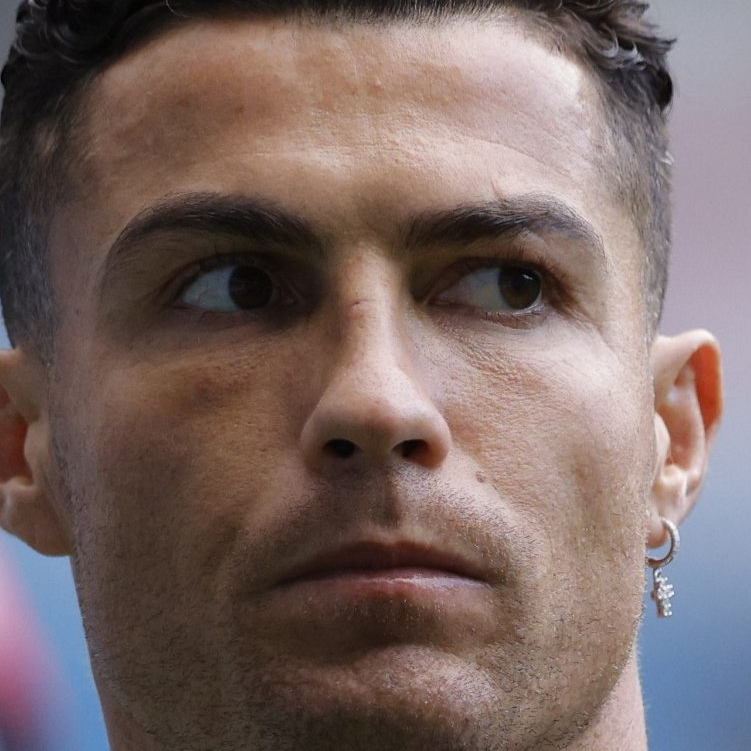
#> input picture Model/F_Data/Cropped/cristiano ronaldo/cristiano ronaldo10.png, 751 x 751 px, given in place of goat.jpg, which was not available
$ jupyter execute --allow-errors Footballer_Classifier_Model.ipynb   (shell and % lines are left out)
#> lines starting #> are read from the running program, lines starting #| are printed output that depends on the picture; after the words box and inside, x2 and y2 are one past the last pixel; in counts of white or black regions, pixels touching at a corner belong together; pictures that were not available may be replaced by others from this repository, and a replacement may not be noted
[cell 1]
import cv2 as cv
import numpy as np
import matplotlib
from matplotlib import pyplot as plt

[cell 2]
img = cv.imread(r'C:\Users\DCL\Footballer Recognizer\Model\F_Data\messi\goat.jpg')
#> img is the input picture: shape (751, 751, 3); mean B, G, R 99.8, 103.2, 121.1
#img = cv.imdecode(np.fromfile('C:\Users\DCL\Footballer Recognizer\Model\F_Data\messi\ssi.jpg', dtype=np.uint8), cv2.IMREAD_UNCHANGED)
#cv.imshow('img', img)
img.shape
#> Out = (751, 751, 3)

[cell 3]
plt.imshow(img)

[cell 4]
gray = cv.cvtColor(img, cv.COLOR_BGR2GRAY)
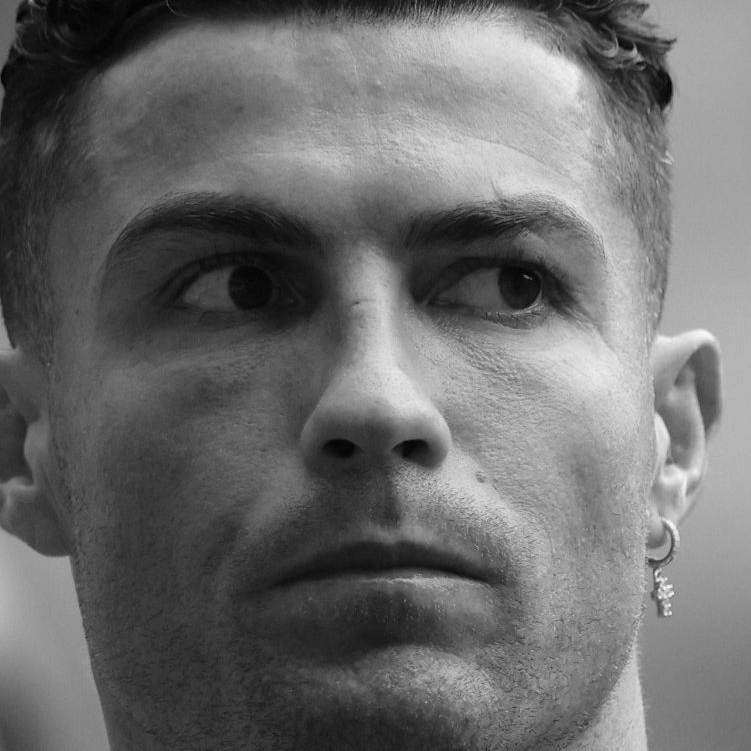
#> gray: shape (751, 751); min 1, max 252, mean 108.2
gray.shape
#> Out = (751, 751)

[cell 5]
gray

[cell 6]
plt.imshow(gray, cmap='gray')

[cell 7]
face_cascade = cv.CascadeClassifier(r'C:\Users\DCL\Footballer Recognizer\Model\haar_face.xml')
eye_cascade = cv.CascadeClassifier(r'C:\Users\DCL\Footballer Recognizer\Model\haar_eyes.xml')
faces = face_cascade.detectMultiScale(gray, 1.3, 5)
#> faces = [[60, 42, 643, 643]]
#eyes = eye_cascade.detectMultiScale(gray, 1.3, 5)
faces
#> Out = [[60, 42, 643, 643]]
#eyes

[cell 8]
(x, y, w, h) = faces[0]
#> x = 60; y = 42; w = 643; h = 643
x, y, w, h
#> Out = (60, 42, 643, 643)

[cell 9]
face_img = cv.rectangle(img, (x,y),(x+w,y+h), (0,255,0), 2)
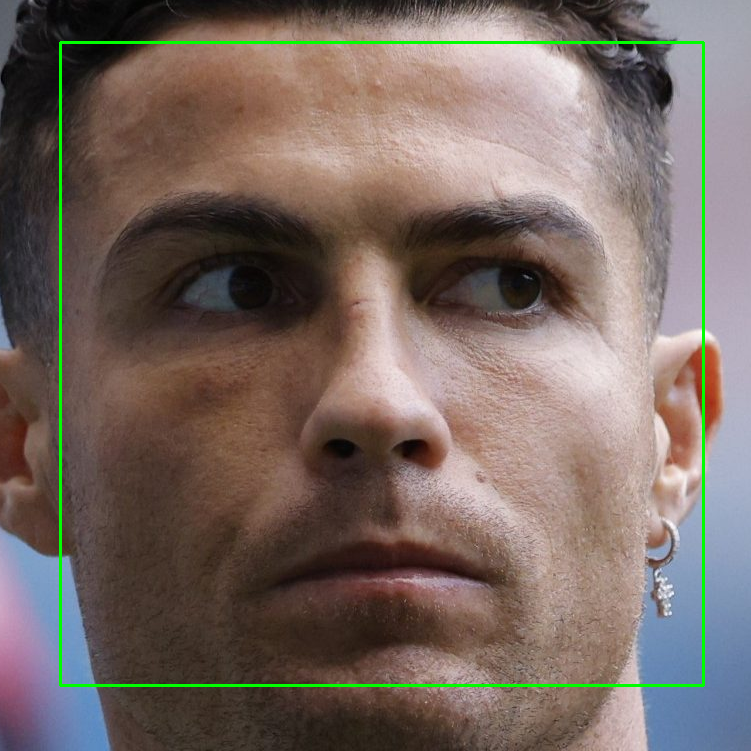
#> face_img: shape (751, 751, 3); mean B, G, R 98.2, 105.1, 119.4
plt.imshow(face_img)
#roi_gray = gray[y:y+h, x:x+w]
#plt.imshow(roi_gray)
#cv.destroyAllWindows()

[cell 10]
#cv.destroyAllWindows()
for (x, y, w, h) in faces:
    face_img = cv.rectangle(img, (x, y), (x+w, y+h), (0,255,0), 1)
    roi_gray = gray[y:y+h, x:x+w]
    roi_color = face_img[y:y+h, x:x+w]
    eyes = eye_cascade.detectMultiScale(roi_gray)
    for (ex, ey, ew, eh) in eyes:
        cv.rectangle(roi_color, (ex, ey), (ex+ew, ey+eh), (0, 0,255), 1)
#> this loop made 1 pass
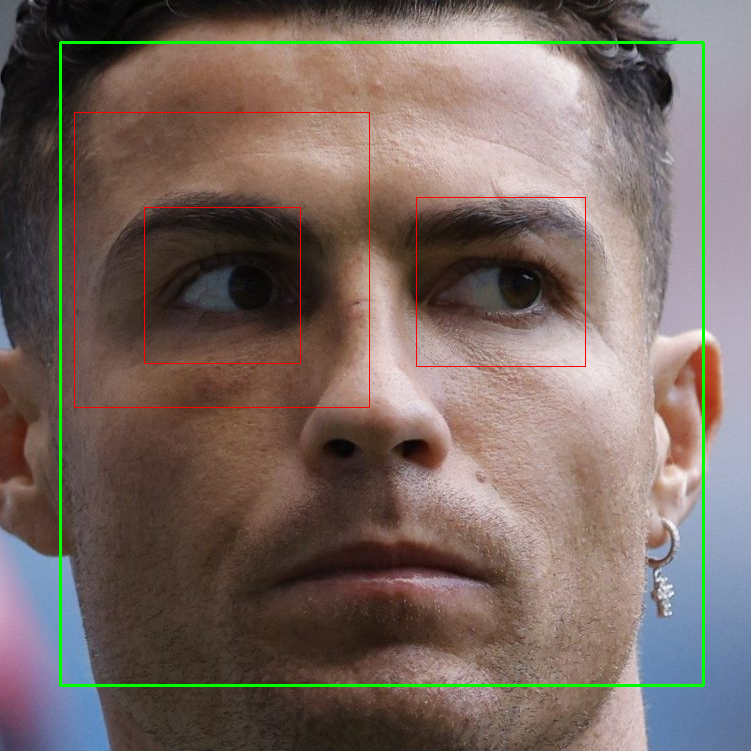
#> img: shape (751, 751, 3); 0.44% of pixels changed, all inside (x1, y1, x2, y2) = (74, 112, 586, 408)
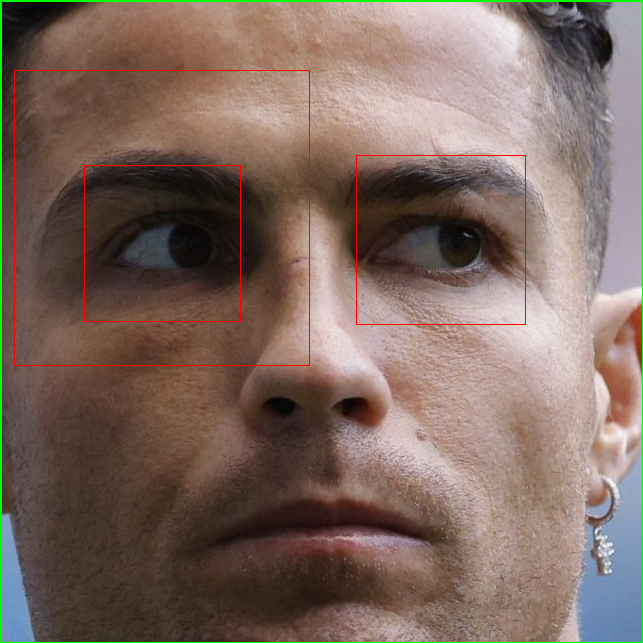
#> roi_color: shape (643, 643, 3); mean B, G, R 96.4, 105.8, 126.2


plt.figure()
plt.imshow(face_img, cmap='gray')
plt.show()

[cell 11]
plt.imshow(roi_color, cmap='gray')

[cell 12]
def get_cropped_image_if_2_eyes(image_path):
    img = cv.imread(image_path, 1)


    gray = cv.cvtColor(img, cv.COLOR_BGR2GRAY)
    faces = face_cascade.detectMultiScale(gray, 1.3, 5)
#> faces = [[60, 42, 643, 643]]
    for (x, y, w, h) in faces:
        roi_gray = gray[y:y+h, x:x+w]
        roi_color = img[y:y+h, x:x+w]
        eyes = eye_cascade.detectMultiScale(roi_gray)
        if len(eyes)>=2:
            return roi_color

[cell 13]
cropped_img = get_cropped_image_if_2_eyes(r'C:\Users\DCL\Footballer Recognizer\Model\F_Data\messi\goat.jpg')
plt.imshow(cropped_img)

[cell 14]
path_to_data = './F_Data/'
path_to_cr_data = './F_Data/Cropped/'

[cell 15]
import os
img_dirs = []
for entry in os.scandir(path_to_data):
    if entry.is_dir():
        img_dirs.append(entry.path)

[cell 16]
img_dirs

[cell 17]
import shutil
if os.path.exists(path_to_cr_data):
    shutil.rmtree(path_to_cr_data)
os.mkdir(path_to_cr_data)

[cell 18]
cropped_image_dirs = []
celebrity_file_names_dict = {}
for img_dir in img_dirs:
    celebrity_name = img_dir.split('/')[-1]
    print(celebrity_name)
    count = 1
    celebrity_file_names_dict[celebrity_name] = []

    for entry in os.scandir(img_dir):
        print(entry.path)
        roi_color = get_cropped_image_if_2_eyes(entry.path)
#> call 2 of get_cropped_image_if_2_eyes, with image_path = './F_Data/Cropped/cristiano ronaldo'
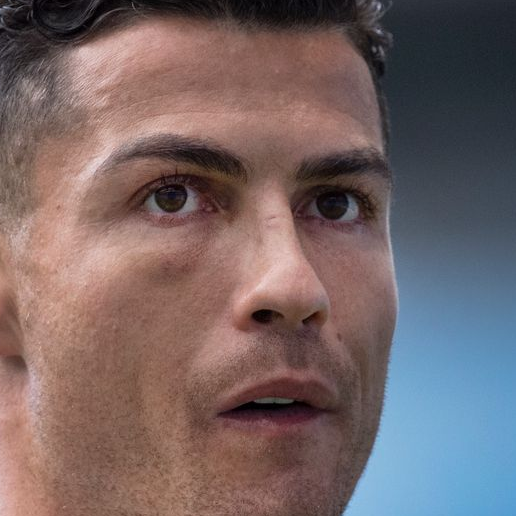
#> input picture Model/F_Data/Cropped/cristiano ronaldo/cristiano ronaldo11.png, 516 x 516 px, given in place of cristiano ronaldo, which was not available
#> in get_cropped_image_if_2_eyes, img is the input picture: shape (516, 516, 3); mean B, G, R 101.9, 101.3, 118
#> in get_cropped_image_if_2_eyes (call 2), `gray = cv.cvtColor(img, cv.COLOR_BGR2GRAY)`:
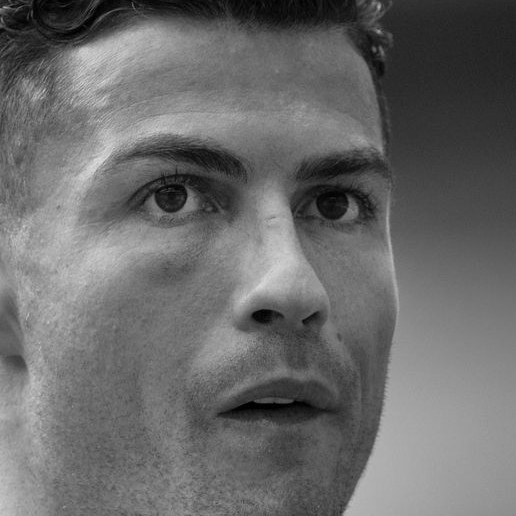
#> gray: shape (516, 516); min 0, max 221, mean 106.4
#> in get_cropped_image_if_2_eyes (call 2), `faces = face_cascade.detectMultiScale(gray, 1.3, 5)`: faces = ()
        if roi_color is not None:
            cropped_folder = path_to_cr_data + celebrity_name
            if not os.path.exists(cropped_folder):
                os.makedirs(cropped_folder)
                cropped_image_dirs.append(cropped_folder)
                print('--------------------------------------------------------------------------------------------------------------------------->')
                print('Generating cropped images in folder: ', cropped_folder)
            cropped_file_name = celebrity_name + str(count) + '.png'
            cropped_file_path = cropped_folder + '/' + cropped_file_name

            cv.imwrite(cropped_file_path, roi_color)
            celebrity_file_names_dict[celebrity_name].append(cropped_file_path)
            count +=1

[cell 19]
import pywt

[cell 20]
def w2d(img, mode='haar', level=1):
#> called with mode = 'db1', level = 5
    imArray = img

    imArray = cv.cvtColor(imArray, cv.COLOR_RGB2GRAY)
    imArray = np.float32(imArray)

    imArray /= 255
    coeffs = pywt.wavedec2(imArray, mode, level)

    coeffs_H = list(coeffs)
    coeffs_H[0] *= 0

    imArray_H = pywt.waverec2(coeffs_H, mode)
    imArray_H *= 255
    imArray_H = np.uint8(imArray_H)
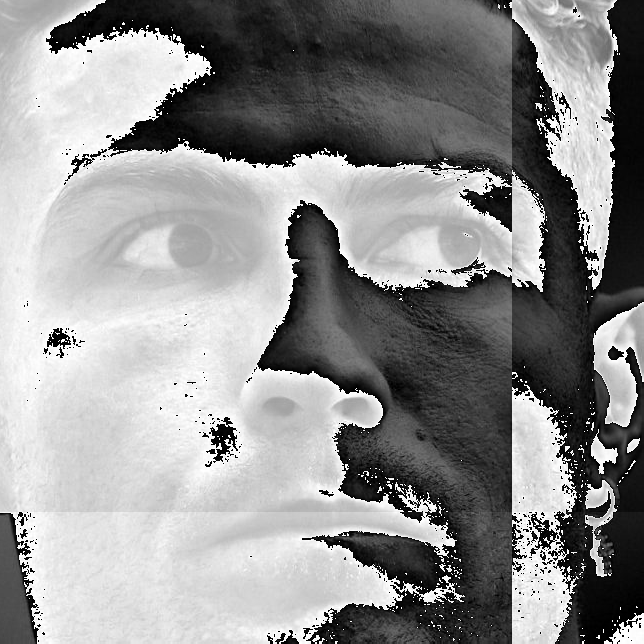
#> imArray_H: shape (644, 644); min 0, max 255, mean 143.1

    return imArray_H

[cell 21]
im_har = w2d(cropped_img, 'db1', 5)

[cell 22]
plt.imshow(im_har, cmap='gray')

[cell 23]
celebrity_file_names_dict

[cell 24]
cropped_img_dirs = []
for entry in os.scandir(path_to_cr_data):
    if entry.is_dir():
        cropped_img_dirs.append(entry.path)
#> pass 2 of the loop `for entry in os.scandir(path_to_cr_data):`:

[cell 25]
cropped_img_dirs
count = 0
class_dict = {}
for cropped_img_dir in cropped_img_dirs:
    celebrity_name = cropped_img_dir.split('/')[-1]
    #print(celebrity_name)
    #print(count)
    class_dict[celebrity_name] = count
    count += 1
class_dict

[cell 26]
X,y = [], []
for cropped_img_dir in cropped_img_dirs:
    celebrity_name = cropped_img_dir.split('/')[-1]
    print(celebrity_name)
    for training_img in os.scandir(cropped_img_dir):
        image = cv.imread(training_img.path)
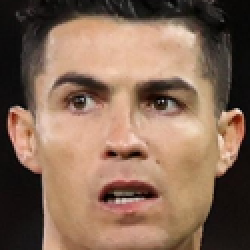
#> input picture Model/F_Data/Cropped/cristiano ronaldo/cristiano ronaldo13.png, 125 x 125 px (shown 2 times larger)
#> image is the input picture: shape (125, 125, 3); mean B, G, R 86.9, 105.6, 134.1
        scalled_raw_img = cv.resize(image, (32,32))
        img_har = w2d(image, 'db1', 5)
#> call 2 of w2d, with mode = 'db1', level = 5
#> in w2d (call 2), `imArray = cv.cvtColor(imArray, cv.COLOR_RGB2GRAY)`:
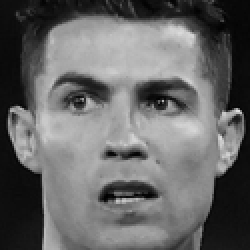
#> imArray: shape (125, 125) (shown 2 times larger); min 1, max 226, mean 103.3
        img_har_scalled = cv.resize(img_har, (32,32))
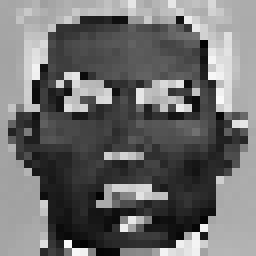
#> img_har_scalled: shape (32, 32) (shown 8 times larger); min 3, max 250, mean 109.7
        combined_img = np.vstack((scalled_raw_img.reshape(32*32*3,1),img_har_scalled.reshape(32*32,1)))
        X.append(combined_img)
        y.append(class_dict[celebrity_name])
#> pass 2 of the loop `for cropped_img_dir in cropped_img_dirs:`:
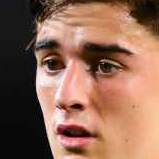
#> input picture Model/F_Data/Cropped/gavi/gavi12.png, 159 x 159 px
#> image is the input picture: shape (159, 159, 3); mean B, G, R 85.4, 104, 143.3
#> in w2d (call 5), `imArray_H = pywt.waverec2(coeffs_H, mode)`:
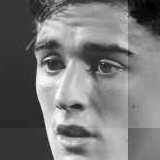
#> imArray_H: shape (160, 160) float32; min -0.525, max 0.598, mean -5.07e-09; drawn with min black and max white
#> `img_har_scalled = cv.resize(img_har, (32,32))`:
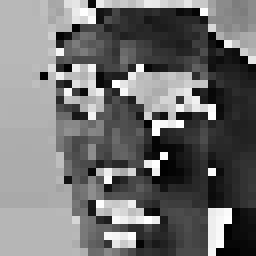
#> img_har_scalled: shape (32, 32) (shown 8 times larger); min 0, max 255, mean 112.1

[cell 27]
len(X[0])

[cell 28]
len(y)

[cell 29]
X[0]

[cell 30]
X = np.array(X).reshape(len(X), 4096).astype(float)
X.shape
#> Out = (4, 4096)
